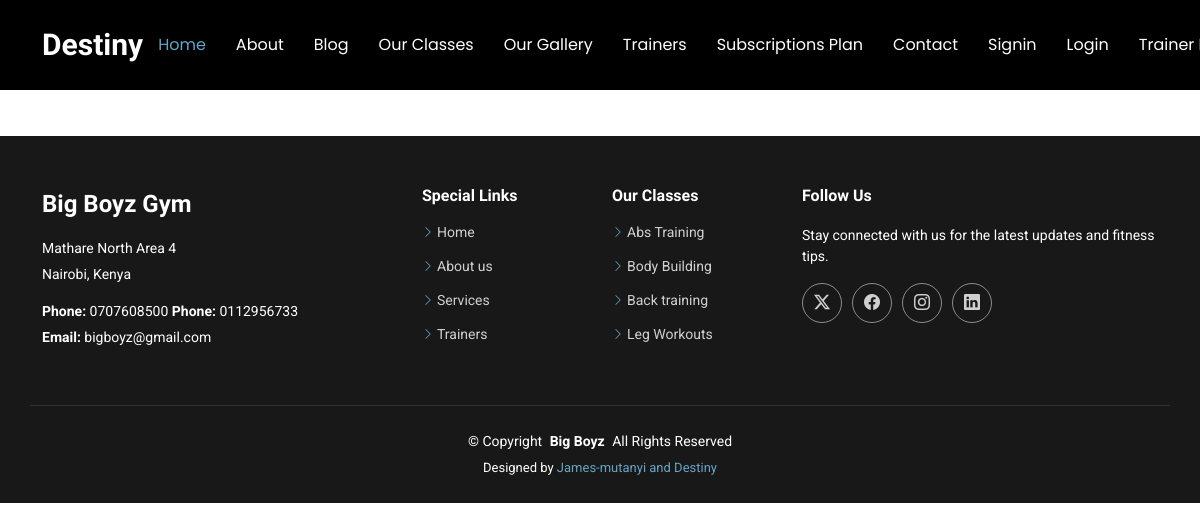
Page /trainer on the earlier database version.
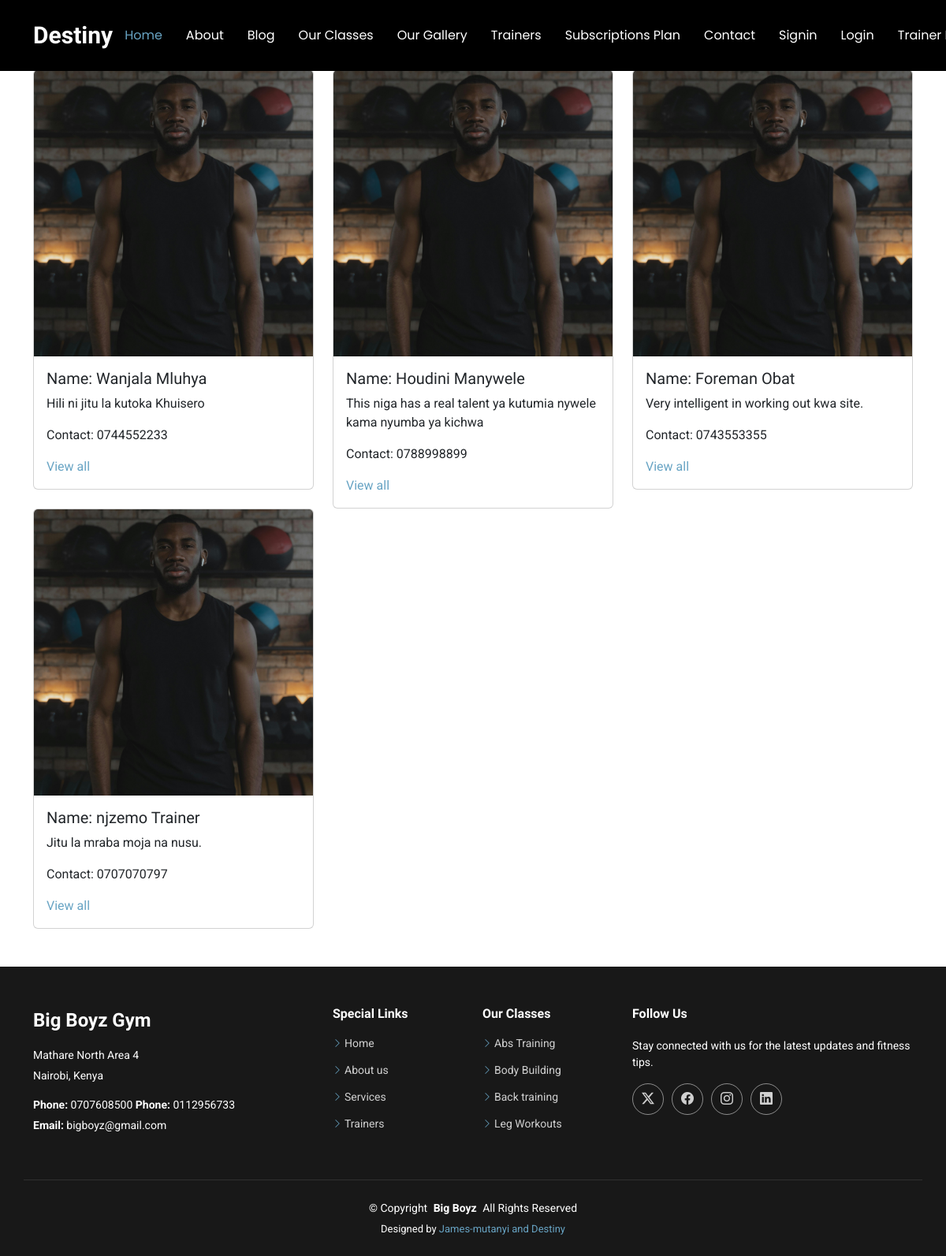
Same page on the later database version.
### appone/models.py (models this page shows, shortened)
class Trainer(models.Model):
    user=models.OneToOneField(User, on_delete=models.CASCADE, null=True, related_name='trainer_profile')
    full_name=models.CharField(max_length=205)
    username=models.CharField(max_length=205, null =True)
    psw =models.CharField(max_length=205, default="trainer")
    mobile=models.CharField(max_length=205)
    details=models.TextField()
    image= models.ImageField(upload_to="trainers/")
    is_active= models.BooleanField(default=False)
    datejoined=models.DateTimeField(auto_now_add=True, null=True)

### appone/views.py (the view)
# urls.py: path('trainer',views.trainer, name="trainer"),
def trainer(request):
    trainer=Trainer.objects.all()
    context ={"trainer":trainer}
    return render(request, "trainer.html", context)

### templates/trainer.html (shortened to what this page needs)
{% extends "base.html" %}
{% block content %}
  <div class="container mt-2">
    <center><h1>Walkers Trainers</h1></center>
    <div class="row">
      {% for p in trainer %}
      <div class="col-md-4">
        <div class="card">
          <img src="{{p.image.url}}" class="card-img-top" alt="...">
          <div class="card-body">
            <h5 class="card-title">Name: {{p.full_name}}</h5>
            <p class="card-text"> {{p.details}}</p>
            <p class="card-text">Contact: {{p.mobile}}</p>
            <a href="">View all</a>
          </div>
        </div>
      </div>
      {% endfor %}
    </div>
    <br><br>
{% endblock  %}

### templates/base.html (shortened to what this page needs)
{%load static%}
<!DOCTYPE html>
<html lang="en">
  <head>
    <link
      href="static/assets/vendor/bootstrap/css/bootstrap.min.css"
      rel="stylesheet"
    />
    <link
      href="static/assets/vendor/bootstrap-icons/bootstrap-icons.css"
      rel="stylesheet"
    />
    <link href="static/assets/vendor/aos/aos.css" rel="stylesheet" />
    <link
      href="static/assets/vendor/glightbox/css/glightbox.min.css"
      rel="stylesheet"
    />
    <link
      href="static/assets/vendor/swiper/swiper-bundle.min.css"
      rel="stylesheet"
    />
    <link href="static/assets/css/main.css" rel="stylesheet" />
  </head>
  <body class="index-page">
    <header id="header" class="header d-flex align-items-center fixed-top bg-black">
      <div
        class="container-fluid container-xl position-relative d-flex align-items-center justify-content-between"
      >
        <a href="index.html" class="logo d-flex align-items-center">
          <h1 class="sitename">Destiny</h1>
        </a>
        <nav id="navmenu" class="navmenu">
          <ul>
            <li><a href="/" class="active">Home</a></li>
            <li><a href="/about">About</a></li>
            <li><a href="/blog">Blog </a></li>
            <li><a href="/workout">Our Classes</a></li>
            <li><a href="/gallery">Our Gallery</a></li>
            <li><a href="/trainer">Trainers</a></li>
            <li><a href="/subplan">Subscriptions Plan</a></li>
            <li><a href="contact.html">Contact</a></li>
          {% if not request.user.is_authenticated %}
          <li><a href="/signup">Signin</a></li>
          <li><a href="{%url 'login'%}">Login</a></li>
          <li><a href="{/trainerlogin}}">Trainer Login</a></li>
          {% else%}
          <a class="btn-getstarted" href="index.html#about">Welcome {{user.username}}</a>
          <li><a href="{%url 'logout'%}">Logout</a></li>
          {% endif %}
          </ul>
        </nav>
      </div>
    </header>
    <main class="main">
        <div class="col-xl-6 col-lg-8">
        </div>
         <main id="main">
                {% block content %}
                {% endblock  %}
         </main>
    </main>
    <footer id="footer" class="footer dark-background">
      <div class="container footer-top">
        <div class="row gy-4">
          <div class="col-lg-4 col-md-6 footer-about">
            <a href="index.html" class="d-flex align-items-center">
              <span class="sitename">Big Boyz Gym</span>
            </a>
            <div class="footer-contact pt-3">
              <p>Mathare North Area 4</p>
              <p>Nairobi, Kenya</p>
              <p class="mt-3">
                <strong>Phone:</strong> <span>0707608500</span>
                <strong>Phone:</strong> <span>0112956733</span>
              </p>
              <p><strong>Email:</strong> <span>bigboyz@gmail.com</span></p>
            </div>
          </div>
          <div class="col-lg-2 col-md-3 footer-links">
            <h4>Special Links</h4>
            <ul>
              <li><i class="bi bi-chevron-right"></i> <a href="#">Home</a></li>
              <li>
                <i class="bi bi-chevron-right"></i>
                <a href="about.html">About us</a>
              </li>
              <li>
                <i class="bi bi-chevron-right"></i>
                <a href="/services">Services</a>
              </li>
              <li>
                <i class="bi bi-chevron-right"></i>
                <a href="/trainer">Trainers</a>
              </li>
            </ul>
          </div>
          <div class="col-lg-2 col-md-3 footer-links">
            <h4>Our Classes</h4>
            <ul>
              <li>
                <i class="bi bi-chevron-right"></i>
                <a href="/services">Abs Training</a>
              </li>
              <li>
                <i class="bi bi-chevron-right"></i>
                <a href="/services">Body Building</a>
              </li>
              <li>
                <i class="bi bi-chevron-right"></i>
                <a href="/services">Back training</a>
              </li>
              <li>
                <i class="bi bi-chevron-right"></i>
                <a href="/services">Leg Workouts</a>
              </li>
            </ul>
          </div>
          <div class="col-lg-4 col-md-12">
            <h4>Follow Us</h4>
            <p>
              Stay connected with us for the latest updates and fitness tips.
            </p>
            <div class="social-links d-flex">
              <a href=""><i class="bi bi-twitter-x"></i></a>
              <a href=""><i class="bi bi-facebook"></i></a>
              <a href=""><i class="bi bi-instagram"></i></a>
              <a href=""><i class="bi bi-linkedin"></i></a>
            </div>
          </div>
        </div>
      </div>
      <div class="container copyright text-center mt-4">
        <p>
          © <span>Copyright</span>
          <strong class="px-1 sitename">Big Boyz</strong>
          <span>All Rights Reserved</span>
        </p>
        <div class="credits">
          Designed by
          <a href="https://github.com/James-mutanyi/Big_Boyz-Gym"
            >James-mutanyi and Destiny</a
          >
        </div>
      </div>
    </footer>
  </body>
</html>

### static/assets/css/main.css (style rules this page uses)
:root { --default-font: "Roboto", system-ui, -apple-system, "Segoe UI", Roboto, "Helvetica Neue", Arial, "Noto Sans", "Liberation Sans", sans-serif, "Apple Color Emoji", "Segoe UI Emoji", "Segoe UI Symbol", "Noto Color Emoji"; --heading-font: "Raleway", sans-serif; --nav-font: "Poppins", sans-serif; }
:root { --background-color: #ffffff; --default-color: #555555; --heading-color: #1e4356; --accent-color: #68a4c4; --surface-color: #ffffff; --contrast-color: #ffffff; }
:root { --nav-color: #ffffff; --nav-hover-color: #68a4c4; --nav-mobile-background-color: #817878; --nav-dropdown-background-color: #ffffff; --nav-dropdown-color: #312d2d; --nav-dropdown-hover-color: #68a4c4; }
.dark-background { --background-color: #181818; --default-color: #ffffff; --heading-color: #ffffff; --surface-color: #284e62; --contrast-color: #ffffff; }
:root { scroll-behavior: smooth; }
body { color: var(--default-color); background-color: var(--background-color); font-family: var(--default-font); }
a { color: var(--accent-color); text-decoration: none; transition: 0.3s; }
h1, h2, h3, h4, h5, h6 { color: var(--heading-color); font-family: var(--heading-font); }
.header { --background-color: rgba(255, 255, 255, 0); --default-color: #ffffff; --heading-color: #ffffff; color: var(--default-color); background-color: var(--background-color); padding: 15px 0; transition: all 0.5s; z-index: 997; }
.header .logo { line-height: 1; }
.header .logo h1 { font-size: 30px; margin: 0; font-weight: 700; color: var(--heading-color); }
@media (min-width: 1200px) { .navmenu { padding: 0; } }
@media (min-width: 1200px) { .navmenu ul { margin: 0; padding: 0; display: flex; list-style: none; align-items: center; } }
@media (min-width: 1200px) { .navmenu li { position: relative; } }
@media (min-width: 1200px) { .navmenu a, .navmenu a:focus { color: var(--nav-color); padding: 18px 15px; font-size: 16px; font-family: var(--nav-font); font-weight: 400; display: flex; align-items: center; justify-content: space-between; white-space: nowrap; transition: 0.3s; } }
@media (min-width: 1200px) { .navmenu li:last-child a { padding-right: 0; } }
@media (min-width: 1200px) { .navmenu li:hover > a, .navmenu .active, .navmenu .active:focus { color: var(--nav-hover-color); } }
.footer { color: var(--default-color); background-color: var(--background-color); font-size: 14px; position: relative; }
.footer .footer-top { padding-top: 50px; }
.footer .social-links a { display: flex; align-items: center; justify-content: center; width: 40px; height: 40px; border-radius: 50%; border: 1px solid color-mix(in srgb, var(--default-color), transparent 50%); font-size: 16px; color: color-mix(in srgb, var(--default-color), transparent 20%); margin-right: 10px; transition: 0.3s; }
.footer h4 { font-size: 16px; font-weight: bold; position: relative; padding-bottom: 12px; }
.footer .footer-links { margin-bottom: 30px; }
.footer .footer-links ul { list-style: none; padding: 0; margin: 0; }
.footer .footer-links ul i { margin-right: 3px; font-size: 12px; line-height: 0; color: var(--accent-color); }
.footer .footer-links ul li { padding: 10px 0; display: flex; align-items: center; }
.footer .footer-links ul li:first-child { padding-top: 0; }
.footer .footer-links ul a { display: inline-block; color: color-mix(in srgb, var(--default-color), transparent 20%); line-height: 1; }
.footer .footer-about a { color: var(--heading-color); font-size: 24px; font-weight: 600; font-family: var(--heading-font); }
.footer .footer-contact p { margin-bottom: 5px; }
.footer .copyright { padding: 25px 0; border-top: 1px solid color-mix(in srgb, var(--default-color), transparent 90%); }
.footer .copyright p { margin-bottom: 0; }
.footer .credits { margin-top: 6px; font-size: 13px; }

Differences in the rows shown:
added Trainer: image (picture), full_name "Wanjala Mluhya", details "Hili ni jitu la kutoka Khuisero", mobile "0744552233"
added Trainer: image (picture), full_name "Houdini Manywele", details "This niga has a real talent ya kutumia nywele kama nyumba ya kichwa", mobile "0788998899"
added Trainer: image (picture), full_name "Foreman Obat", details "Very intelligent in working out kwa site.", mobile "0743553355"
added Trainer: image (picture), full_name "njzemo Trainer", details "Jitu la mraba moja na nusu.", mobile "0707070797"
